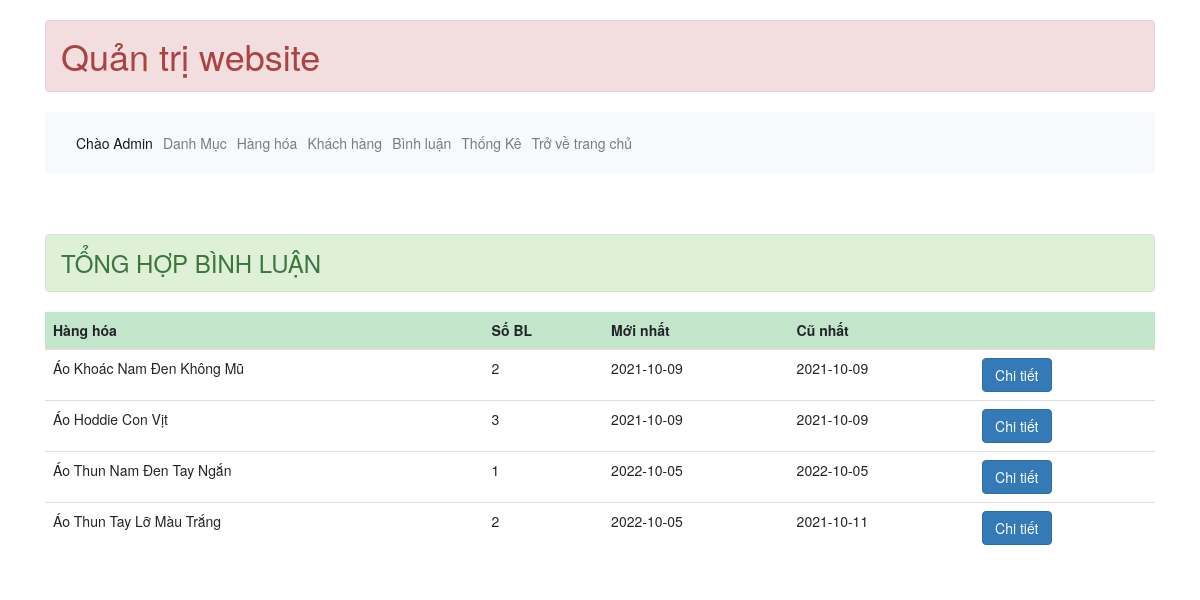
Screenshot of /admin/index.php?action=binh-luan (signed in) with the database file from the repository.
### tables this page shows
CREATE TABLE `hang_hoa` (
  `ma_hh` int(11) NOT NULL AUTO_INCREMENT,
  `ten_hh` varchar(50) NOT NULL,
  `don_gia` double(10,2) NOT NULL,
  `giam_gia` double(10,2) DEFAULT 0.00,
  `hinh` varchar(50) NOT NULL,
  `ngay_nhap` date DEFAULT NULL,
  `mo_ta` text NOT NULL,
  `dac_biet` tinyint(1) NOT NULL,
  `so_luot_xem` int(11) NOT NULL DEFAULT 0,
  `ma_loai` int(10) NOT NULL,
  PRIMARY KEY (`ma_hh`),
  KEY `ma_loai` (`ma_loai`),
  CONSTRAINT `hang_hoa_ibfk_1` FOREIGN KEY (`ma_loai`) REFERENCES `loai` (`ma_loai`) ON DELETE CASCADE ON UPDATE CASCADE
);

### dao/pdo.php (called while the page is built, shortened)
<?php
function pdo_get_connection(){
    $host_name = "localhost";
    $db_name = "otshop";
    $dburl = "mysql:host=$host_name;dbname=$db_name";
    $username = 'root';
    $password = '';
    $conn = new PDO($dburl, $username, $password);
    return $conn;
}
function pdo_query($sql){
    $sql_args = array_slice(func_get_args(), 1);
    try{
        $conn = pdo_get_connection();
        $stmt = $conn->prepare($sql);
        $stmt->execute($sql_args);
        $rows = $stmt->fetchAll();
        return $rows;
    }
    catch(PDORxeption $e){
        throw $e;
        return false;
    }
    finally{
        unset($conn);
    }
}
?>

### dao/binh-luan.php (called while the page is built, shortened)
<?php
require_once 'pdo.php';
    function thong_ke_binh_luan(){
        $sql = "SELECT hh.ma_hh, hh.ten_hh, COUNT(*) so_luong,
                MIN(bl.ngay_bl) cu_nhat, Max(bl.ngay_bl) moi_nhat
                FROM binh_luan bl JOIN hang_hoa hh
                ON bl.ma_hh = hh.ma_hh GROUP BY hh.ma_hh, hh.ten_hh
                HAVING so_luong > 0";
        return pdo_query($sql);
    }
?>

### admin/binh-luan/list.php (the view)
<h3 class="alert alert-success">TỔNG HỢP BÌNH LUẬN</h3>
<form action="#" method="post">
<table class="table">
        <thead>
            <tr class="table-success">
                <th>Hàng hóa</th>
                <th>Số BL</th>
                <th>Mới nhất</th>
                <th>Cũ nhất</th>
                <th></th>
            </tr>
        </thead>
        <tbody>
            <?php
                foreach( $data['bl_list'] as $key){
                    echo'
                    <tr>
                        <td scope="row">'.$key['ten_hh'].'</td>
                        <td>'.$key['so_luong'].'</td>
                        <td>'.$key['moi_nhat'].'</td>
                        <td>'.$key['cu_nhat'].'</td>
                        <td><a href="./index.php?action=binh-luan&page=detail&ma_hh='.$key['ma_hh'].'" class="btn btn-primary">Chi tiết</a></td>
                    </tr>
                    ';
                }
            ?>
        </tbody>
    </table>
</form>

### rows the page displays
hang_hoa: ten_hh "Áo Khoác Nam Đen Không Mũ", so_luong "2", moi_nhat "2021-10-09", cu_nhat "2021-10-09"
hang_hoa: ten_hh "Áo Hoddie Con Vịt", so_luong "3", moi_nhat "2021-10-09", cu_nhat "2021-10-09"
hang_hoa: ten_hh "Áo Thun Nam Đen Tay Ngắn", so_luong "1", moi_nhat "2022-10-05", cu_nhat "2022-10-05"
hang_hoa: ten_hh "Áo Thun Tay Lỡ Màu Trắng", so_luong "2", moi_nhat "2022-10-05", cu_nhat "2021-10-11"
